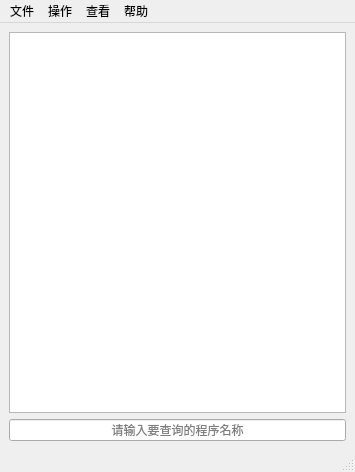
<?xml version="1.0" encoding="UTF-8"?>
<ui version="4.0">
 <class>MainWindow</class>
 <widget class="QMainWindow" name="MainWindow">
  <property name="geometry">
   <rect>
    <x>0</x>
    <y>0</y>
    <width>355</width>
    <height>472</height>
   </rect>
  </property>
  <property name="windowTitle">
   <string>MainWindow</string>
  </property>
  <widget class="QWidget" name="centralwidget">
   <layout class="QVBoxLayout" name="verticalLayout">
    <item>
     <widget class="QTableView" name="tableView">
      <property name="editTriggers">
       <set>QAbstractItemView::NoEditTriggers</set>
      </property>
     </widget>
    </item>
    <item>
     <widget class="QLineEdit" name="lineEdit">
      <property name="maximumSize">
       <size>
        <width>16777215</width>
        <height>30</height>
       </size>
      </property>
      <property name="toolTip">
       <string/>
      </property>
      <property name="alignment">
       <set>Qt::AlignCenter</set>
      </property>
      <property name="placeholderText">
       <string>请输入要查询的程序名称</string>
      </property>
     </widget>
    </item>
   </layout>
  </widget>
  <widget class="QMenuBar" name="menubar">
   <property name="geometry">
    <rect>
     <x>0</x>
     <y>0</y>
     <width>355</width>
     <height>22</height>
    </rect>
   </property>
   <widget class="QMenu" name="menu">
    <property name="title">
     <string>文件</string>
    </property>
   </widget>
   <widget class="QMenu" name="menu_2">
    <property name="title">
     <string>操作</string>
    </property>
   </widget>
   <widget class="QMenu" name="menu_3">
    <property name="title">
     <string>查看</string>
    </property>
   </widget>
   <widget class="QMenu" name="menu_4">
    <property name="title">
     <string>帮助</string>
    </property>
   </widget>
   <addaction name="menu"/>
   <addaction name="menu_2"/>
   <addaction name="menu_3"/>
   <addaction name="menu_4"/>
  </widget>
  <widget class="QStatusBar" name="statusbar"/>
 </widget>
 <resources/>
 <connections/>
</ui>
